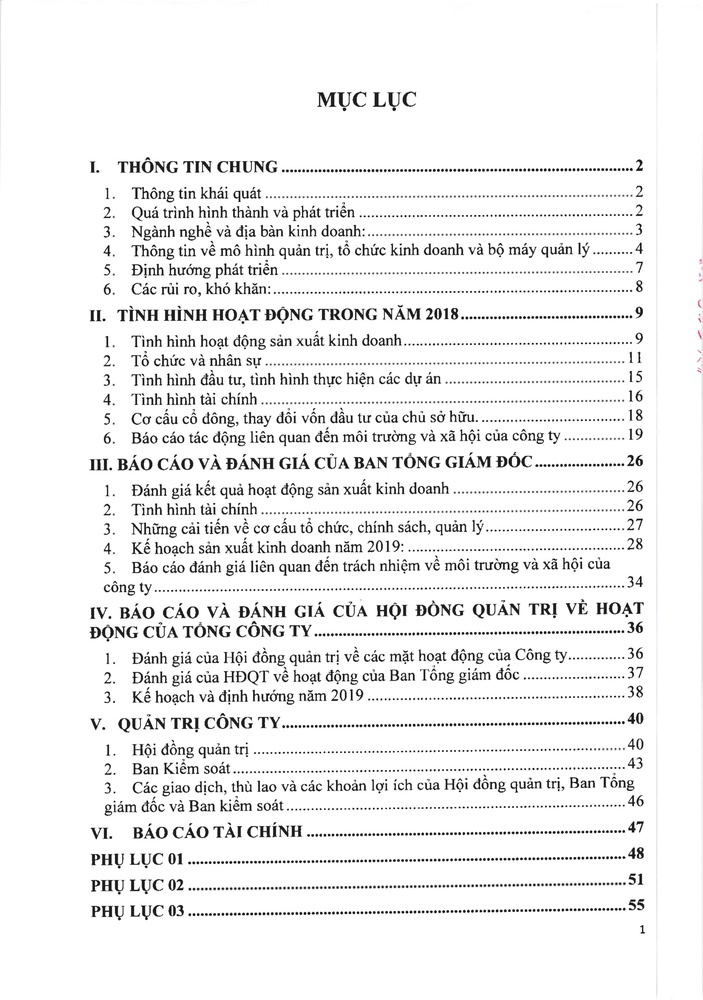
#> input picture BCphotosstraight/0002.jpg, 703 x 1000 px, shrunk from 2482 x 3533 before the run, found by its file name
$ jupyter execute index1.ipynb
#> lines starting #> are read from the running program, lines starting #| are printed output that depends on the picture; after the words box and inside, x2 and y2 are one past the last pixel; in counts of white or black regions, pixels touching at a corner belong together
[cell 1]
import cv2
import numpy as np
import os

[cell 2]
import cv2
import numpy as np

def straighten_image(input_image_path, output_image_path):
    # Đọc ảnh
    img = cv2.imread(input_image_path)
#> img is the input picture: shape (1000, 703, 3); mean B, G, R 240.2, 240.2, 240.2

    # Chuyển ảnh sang đen trắng
    gray = cv2.cvtColor(img, cv2.COLOR_BGR2GRAY)

    # Phát hiện các đường biên trong ảnh
    edges = cv2.Canny(gray, 50, 150, apertureSize=3)
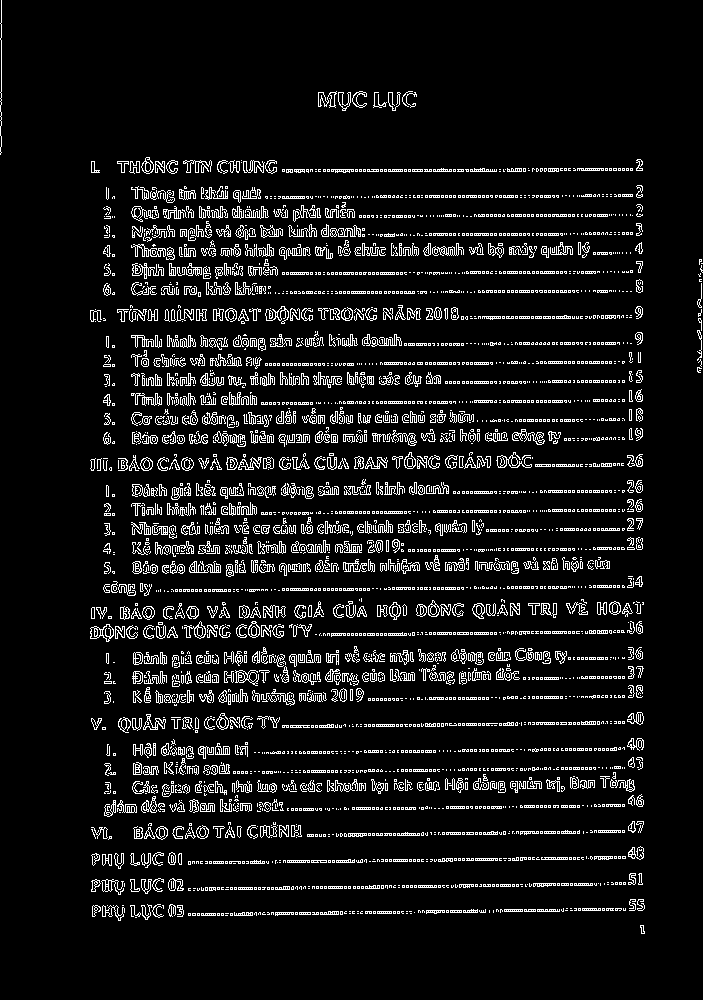
#> edges: shape (1000, 703); 8.2% white in thin lines or dots

    # Tìm các đoạn thẳng trong ảnh
    lines = cv2.HoughLines(edges, 1, np.pi / 180, threshold=100)

    # Tính góc trung bình của các đoạn thẳng
    angles = [line[0][1] for line in lines]
#> angles = 8279 values, max 3.12 at index 44, min 0 at index 5, mean 1.6
    median_angle = np.median(angles)
#> median_angle = 1.64

    # Xoay ảnh để làm thẳng
    rotated_img = cv2.warpAffine(img, cv2.getRotationMatrix2D((img.shape[1] / 2, img.shape[0] / 2), median_angle * 180 / np.pi, 1), (img.shape[1], img.shape[0]))
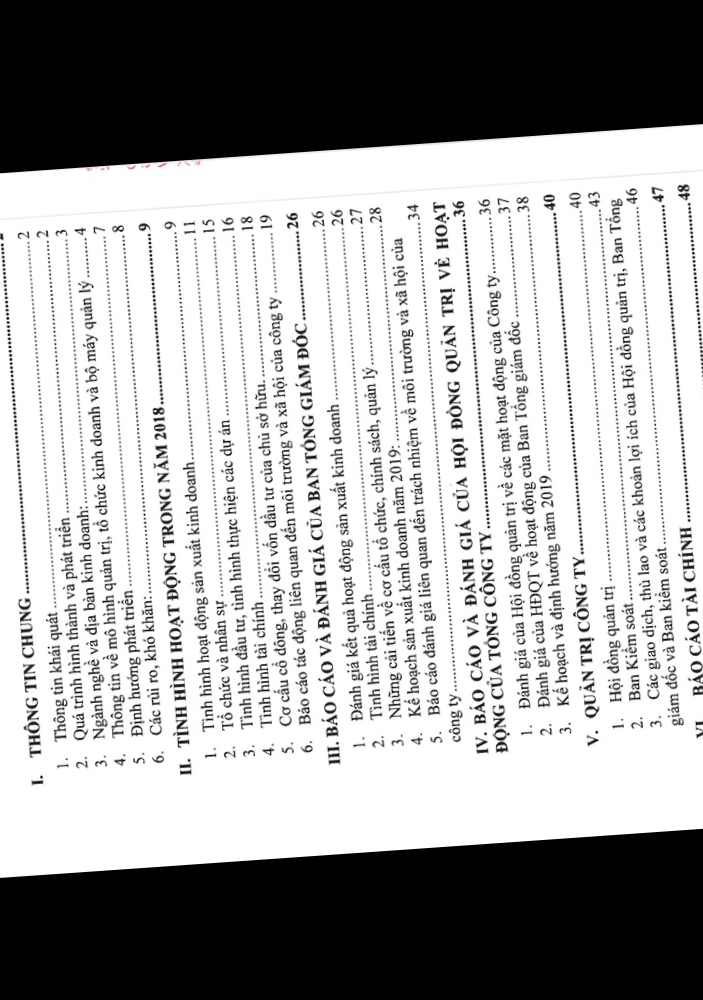
#> rotated_img: shape (1000, 703, 3); mean B, G, R 166.2, 166.2, 166.2

    # Lưu ảnh đã chỉnh sửa
    cv2.imwrite(output_image_path, rotated_img)

# Gọi hàm và chỉ định đường dẫn của ảnh đầu vào và ảnh xuất ra
input_image_path = 'D:\\NCKHDigital\\BCphotosstraight\\0002.jpg'
output_image_path = 'D:\\NCKHDigital\\BCphotosstraight\\0002straighted.jpg'
straighten_image(input_image_path, output_image_path)
